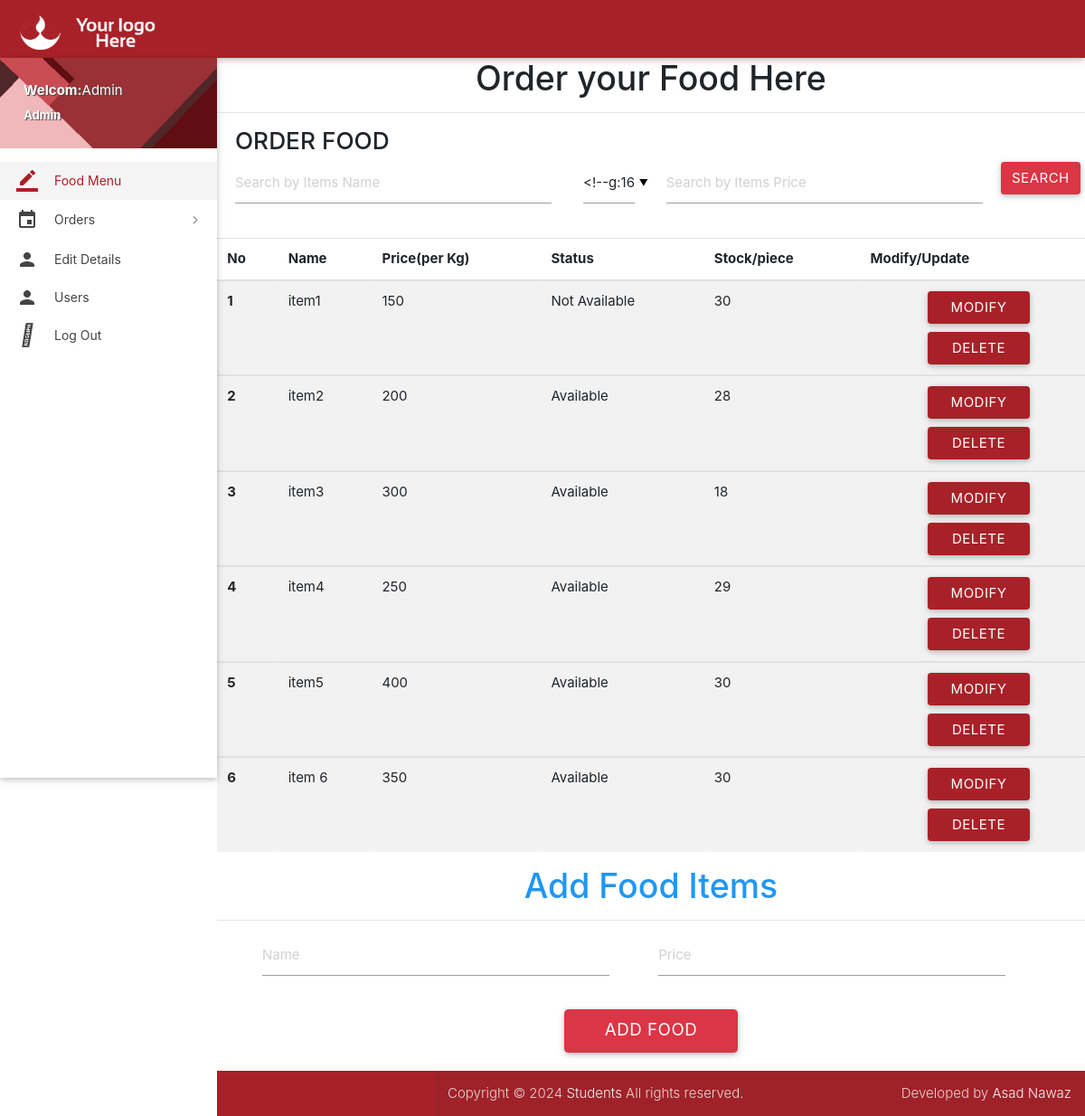
The page /index.php (signed in) on the database its author committed.
### tables this page shows
CREATE TABLE `registration` (
  `id` int(11) NOT NULL,
  `name` varchar(255) NOT NULL,
  `email` varchar(255) NOT NULL,
  `password` varchar(255) NOT NULL,
  `phone` varchar(25) NOT NULL,
  `role` varchar(200) NOT NULL,
  `address` varchar(255) NOT NULL,
  `created_at` datetime NOT NULL DEFAULT current_timestamp()
);

CREATE TABLE `food_items` (
  `id` int(11) NOT NULL,
  `name` varchar(255) NOT NULL,
  `price` int(200) NOT NULL,
  `status` varchar(200) NOT NULL DEFAULT 'Available',
  `stock` int(255) NOT NULL DEFAULT 30
);

### index.php (the view, shortened to what this page needs)
<?php
include "connection.php";
$query="SELECT * FROM food_items";
$data=[];
$query_result=mysqli_query($conn_resul,$query);
if($query_result->num_rows>0)
 {
   $data=mysqli_fetch_all($query_result,MYSQLI_ASSOC);
 }
 else
 {
  echo '<script> alert ("no data found!") </script>';
 }
if(isset($_SESSION['user_id']))
{
    $user_id = $_SESSION['user_id'];
   $query= "SELECT * FROM registration WHERE id = $user_id";
   $query_result = mysqli_query($conn_resul,$query);
   if($query_result->num_rows > 0)
   {
     $logged_in_user_data = mysqli_fetch_assoc($query_result);
   }
}
		?>
<!DOCTYPE html>
<html lang="en">
<head>
  <link href="css/materialize.min.css" type="text/css" rel="stylesheet" media="screen,projection">
  <link href="css/style.min.css" type="text/css" rel="stylesheet" media="screen,projection">
  <link href="css/custom/custom.min.css" type="text/css" rel="stylesheet" media="screen,projection">
  <link href="js/plugins/perfect-scrollbar/perfect-scrollbar.css" type="text/css" rel="stylesheet" media="screen,projection">
  <link href="js/plugins/data-tables/css/jquery.dataTables.min.css" type="text/css" rel="stylesheet" media="screen,projection">
  <link rel="stylesheet" href="https://cdnjs.cloudflare.com/ajax/libs/font-awesome/6.5.1/css/all.min.css" />
    <link rel="stylesheet" href="https://cdn.jsdelivr.net/npm/bootstrap@4.6.2/dist/css/bootstrap.min.css">
</head>
<body>
  <header id="header" class="page-topbar">
        <div class="navbar-fixed">
            <nav class="navbar-color">
                <div class="nav-wrapper">
                    <ul class="left">
                      <li><h1 class="logo-wrapper"><a href="index.php" class="brand-logo darken-1"><img src="images/materialize-logo.png" alt="logo"></a> <span class="logo-text">Logo</span></h1></li>
                    </ul>
                </div>
            </nav>
        </div>
  </header>
  <div id="main">
    <div class="wrapper">
      <aside id="left-sidebar-nav">
        <ul id="slide-out" class="side-nav fixed leftside-navigation">
            <li class="user-details cyan darken-2">
            <div class="row">
                <div class="col col s8 m8 l8">
                    <a class="btn-flat waves-effect white-text profile-btn" href="#" data-activates="profile-dropdown"><b>Welcom:</b><?php echo $logged_in_user_data['name'];?></a>
                    <p class="user-roal"><b><?php echo $logged_in_user_data['role'];?></b></p>
                </div>
            </div>
            </li>
            <li class="bold active"><a href="index.php" class="waves-effect waves-cyan"><i class="mdi-editor-border-color"></i>Food Menu</a>
            </li>
                <li class="no-padding">
                    <ul class="collapsible collapsible-accordion">
                        <li class="bold"><a class="collapsible-header waves-effect waves-cyan"><i class="mdi-editor-insert-invitation"></i> Orders</a>
                        </li>
                    </ul>
                </li>
            <li class="bold"><a href="details.php?rid=<?php echo $logged_in_user_data['id'];?>" class="waves-effect waves-cyan"><i class="mdi-social-person"></i> Edit Details</a>
            </li>
            <li class="bold"><a href="users.php" class="waves-effect waves-cyan"><i class="mdi-social-person"></i>Users</a>
            </li>
            <li class="bold"><a href="logout.php" class="waves-effect waves-cyan"><i class="fa-duotone fa-right-from-bracket"></i> Log Out</a>
            </li>
        </ul>
        </aside>
      <h1 style="text-align: center;">Order your Food Here</h1>
      <hr>
      <h3 style="padding-left: 20px;">ORDER FOOD</h3>
      <form action="" method="POST">
        <div style="display: flex; justify-content: space-between;">
        <input type="search" name="search" placeholder="Search by Items Name" style="margin-right: 20px; width: 350px;margin-left: 20px;">
        <input type="number" name="price" placeholder="Search by Items Price" style="margin-left: 20px; width: 350px; margin-right: 20px;">
        <input type="submit" name="submit-btn" value="search" class="btn bg-danger white-text" style="margin-right: 5px;">
       </div>
      </form><br>
<form action="" method="POST">
<table class="table table-striped">
  <thead>
    <tr>
      <th scope="col">No</th>
      <th scope="col">Name</th>
      <th scope="col">Price(per Kg)</th>
      <th scope="col">Status</th>
      <th scope="col">Stock/piece</th>
      <th scope="col">Modify/Update</th>
    </tr>
  </thead>
  <?php
  $count=1;
        foreach($data as $row):
  ?>
  <tbody>
    <tr>
      <th scope="row"><?php echo $count++;?></th>
      <td><?php echo $row['name'];?></td>
      <td><?php echo $row['price'];?></td>
      <td><?php echo $row['status'];?></td>
      <td><?php echo $row['stock'];?></td>
      <td><a href="edit-items.php?rid=<?php echo $row['id'];?>" class="btn cyan waves-effect waves-light right white-text" style="margin-right: 50px;
width: 50%;">Modify</a><br><br><a href="Delete.php?rid=<?php echo $row['id'];?>" class="btn cyan waves-effect waves-light right white-text" style="margin-right: 50px;
width: 50%;">Delete</a></td>
    </tr>
    <?php
         endforeach;
         ?>
</tbody>
</table>
</form>
  <h1 class="text-center blue-text">Add Food Items</h1>
  <hr>
  <form action="" method="POST">
    <input type="text" name="name" placeholder="Name" style="width: 40%;margin-left: 50px;">
    <input type="number" name="price" placeholder="Price" style="width: 40%;margin-left: 50px;"><br><br>
    <div style="display: flex; justify-content: space-evenly;">
    <input type="submit" name="submit" value="Add Food" style="width: 20%;padding-bottom: 38px;" class="btn btn-danger btn-lg">
    </div>
  <footer class="page-footer">
    <div class="footer-copyright">
      <div class="container">
        <span>Copyright © 2024 <a class="grey-text text-lighten-4" href="#" target="_blank">Students</a> All rights reserved.</span>
        <span class="right">Developed by <a class="grey-text text-lighten-4" href="https://web.facebook.com/profile.php?id=61556832434017">Asad Nawaz</a></span>
        </div>
    </div>
  </footer>
</body>
</html>

### rows shown on the page
registration: name "Admin", role "Admin"
food_items: name "item1", price "150", status "Not Available", stock "30"
food_items: name "item2", price "200", status "Available", stock "28"
food_items: name "item3", price "300", status "Available", stock "18"
food_items: name "item4", price "250", status "Available", stock "29"
food_items: name "item5", price "400", status "Available", stock "30"
food_items: name "item 6", price "350", status "Available", stock "30"
